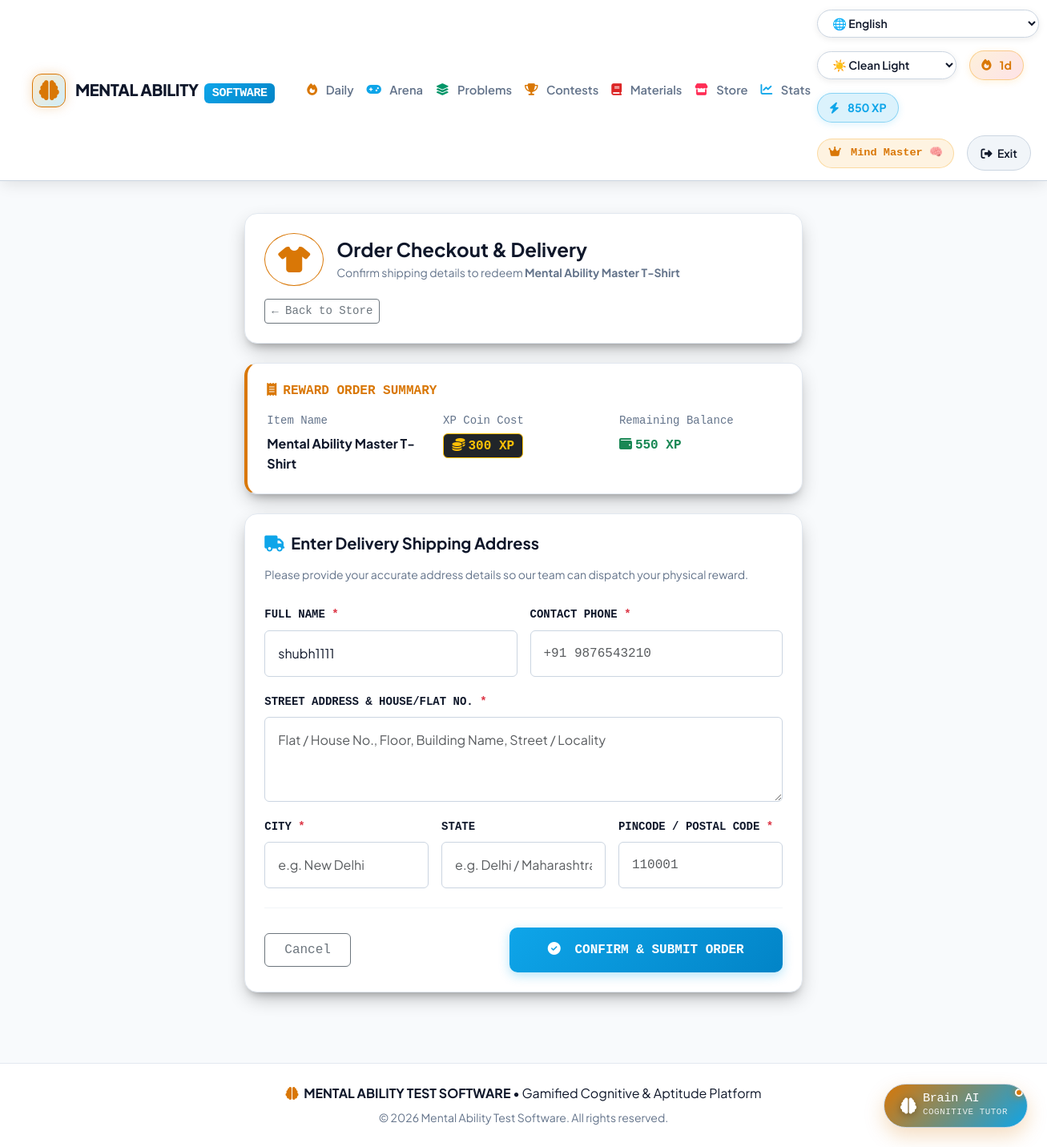
Page /goodies/redeem/1/address/ (signed in) on the earlier database version.
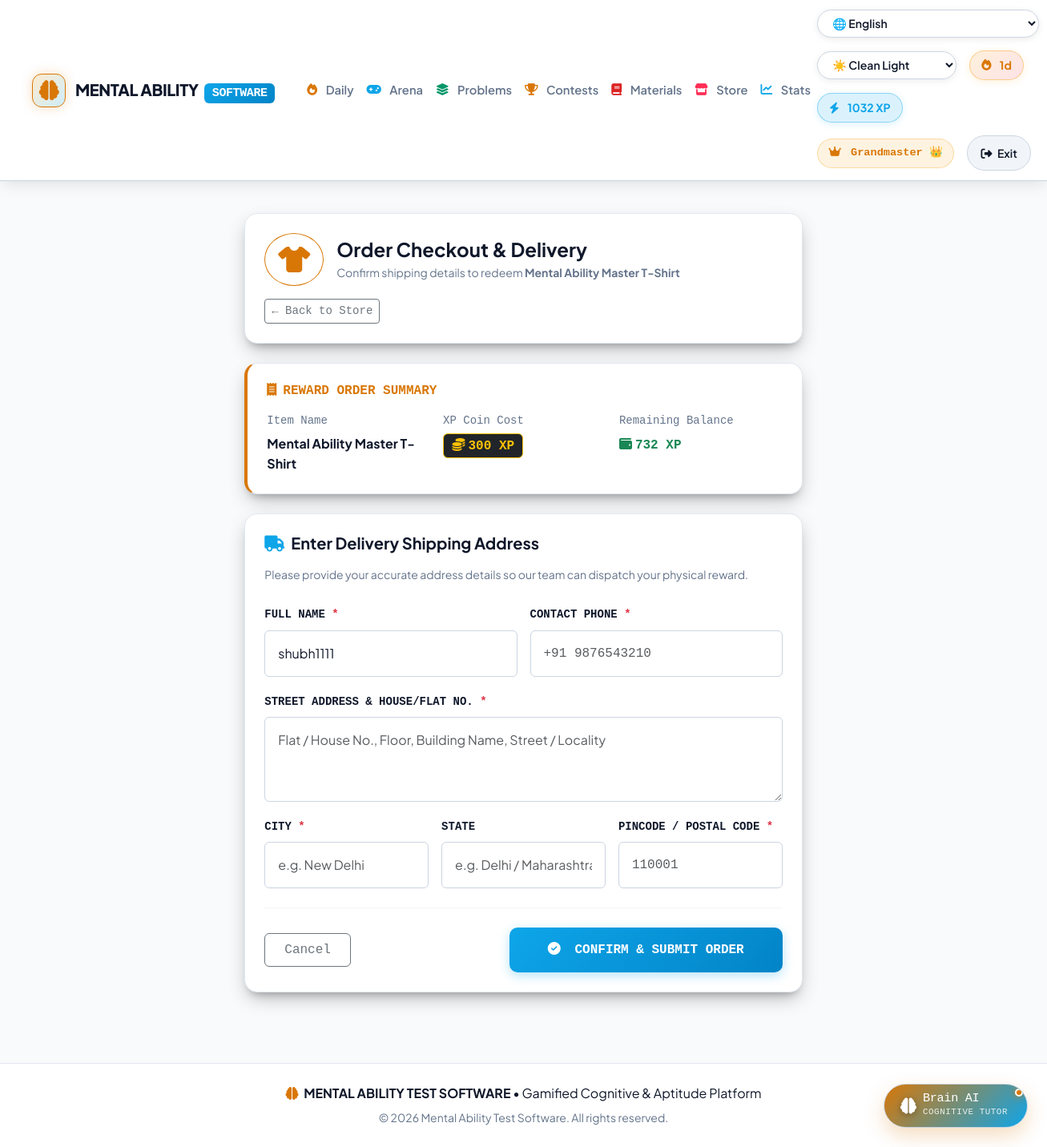
Same page on the later database version.
### quiz/models.py (models this page shows, shortened)
class UserProfile(models.Model):
    user = models.OneToOneField('auth.User', on_delete=models.CASCADE, related_name='profile')
    streak_count = models.IntegerField(default=0)
    last_active_date = models.DateField(null=True, blank=True)
    total_xp = models.IntegerField(default=0)
    solved_questions_count = models.IntegerField(default=0)
    @property
    def rank_title(self):
        if self.total_xp >= 1000:
            return "Grandmaster 👑"
        elif self.total_xp >= 500:
            return "Mind Master 🧠"
        elif self.total_xp >= 200:
            return "Aptitude Scholar 🎓"
        elif self.total_xp >= 50:
            return "Problem Solver ⚡"
        else:
            return "Novice Explorer"

### quiz/views.py (the view, shortened to what this page needs)
# urls.py: path('goodies/redeem/<int:pk>/address/', login_required(views.redeem_address), name='redeem_address'),
@login_required
def redeem_address(request, pk):
    goodie = get_object_or_404(GoodieItem, pk=pk)
    profile = get_or_create_user_profile(request.user)
    if goodie.stock <= 0:
        messages.error(request, f"Sorry, {goodie.name} is currently out of stock!")
        return redirect('quiz:goodies')
    if profile.total_xp < goodie.coin_cost:
        messages.error(request, f"Insufficient XP! You need {goodie.coin_cost} XP to redeem {goodie.name}. Current XP: {profile.total_xp}.")
        return redirect('quiz:goodies')
    context = {
        'goodie': goodie,
        'profile': profile,
        'remaining_xp': profile.total_xp - goodie.coin_cost,
        'full_name': request.user.get_full_name() or request.user.username,
    }
    return render(request, 'quiz/redeem_address.html', context)

### quiz/views.py (called while the page is built)
def get_or_create_user_profile(user):
    if not user.is_authenticated:
        return None
    profile, created = UserProfile.objects.get_or_create(user=user)
    today = timezone.now().date()
    if profile.last_active_date is None:
        profile.streak_count = 1
        profile.last_active_date = today
        profile.save()
    elif profile.last_active_date < today:
        if profile.last_active_date == today - timedelta(days=1):
            profile.streak_count += 1
        else:
            profile.streak_count = 1
        profile.last_active_date = today
        profile.save()
    return profile

### templates/quiz/redeem_address.html (shortened to what the changed rows need)
{% extends 'base.html' %}
{% load static %}
{% block content %}
<div class="row justify-content-center py-3">
  <div class="col-lg-8 col-xl-7">
    <div class="lc-card p-4 mb-4" style="border-left: 4px solid var(--lc-amber);">
      <div class="row g-3 text-center text-sm-start">
        <div class="col-sm-4">
          <small class="d-block text-muted font-monospace mb-1">Remaining Balance</small>
          <span class="fw-bold font-monospace text-success fs-6">
            <i class="fas fa-wallet me-1"></i>{{ remaining_xp }} XP
          </span>
        </div>
      </div>
    </div>
  </div>
</div>
{% endblock %}

### templates/base.html (shortened to what the changed rows need)
<!DOCTYPE html>
{% load static %}
<html lang="en">
<head>
  <link href="https://cdn.jsdelivr.net/npm/bootstrap@5.3.2/dist/css/bootstrap.min.css" rel="stylesheet">
  <link rel="stylesheet" href="https://cdnjs.cloudflare.com/ajax/libs/font-awesome/6.4.0/css/all.min.css">
  <link rel="stylesheet" href="{% static 'css/global.css' %}?v=2.1">
</head>
<body>
  <nav class="navbar navbar-expand-lg navbar-dark navbar-leetcode sticky-top">
    <div class="container-fluid">
      <div class="collapse navbar-collapse" id="leetcodeNavbar">
        <div class="d-flex align-items-center gap-3 flex-wrap">
          <select id="languageSelect" class="theme-selector" title="Select UI Language" onchange="switchLanguage(this.value)">
            <option value="en">🌐 English</option>
          </select>
          <select id="themeSelect" class="theme-selector" title="Switch UI Theme" onchange="switchTheme(this.value)">
            <option value="clean-light">☀️ Clean Light</option>
          </select>
          {% if user.is_authenticated %}
            <div class="streak-badge" title="Daily Activity Streak">
              <i class="fas fa-fire me-1"></i> {{ profile.streak_count|default:1 }}d
            </div>
            <div class="xp-badge" title="Total Experience Points">
              <i class="fas fa-bolt me-1"></i> {{ profile.total_xp|default:0 }} XP
            </div>
            <span class="rank-badge font-monospace d-none d-md-inline">
              <i class="fas fa-crown me-1"></i> {{ profile.rank_title|default:"Novice" }}
            </span>
            <form action="{% url 'logout' %}" method="post" class="d-inline">
              <button class="btn btn-lc-secondary btn-sm rounded-pill px-3" type="submit" title="Logout">
                <i class="fas fa-sign-out-alt me-1"></i> Exit
              </button>
            </form>
          {% else %}
            <a class="btn btn-lc-secondary btn-sm rounded-pill px-3" href="{% url 'login' %}">Log In</a>
            <a class="btn btn-lc-primary btn-sm rounded-pill px-3" href="{% url 'quiz:signup' %}">Sign Up</a>
          {% endif %}
        </div>
      </div>
    </div>
  </nav>
  <div class="container-fluid py-4 px-lg-5">
    {% block content %}{% endblock %}
  </div>
</body>
</html>

Differences in the rows shown:
changed UserProfile: total_xp "850" → "1032"; rank_title "Mind Master 🧠" → "Grandmaster 👑"
Other differences:
{{ remaining_xp }}: "550" → "732"
